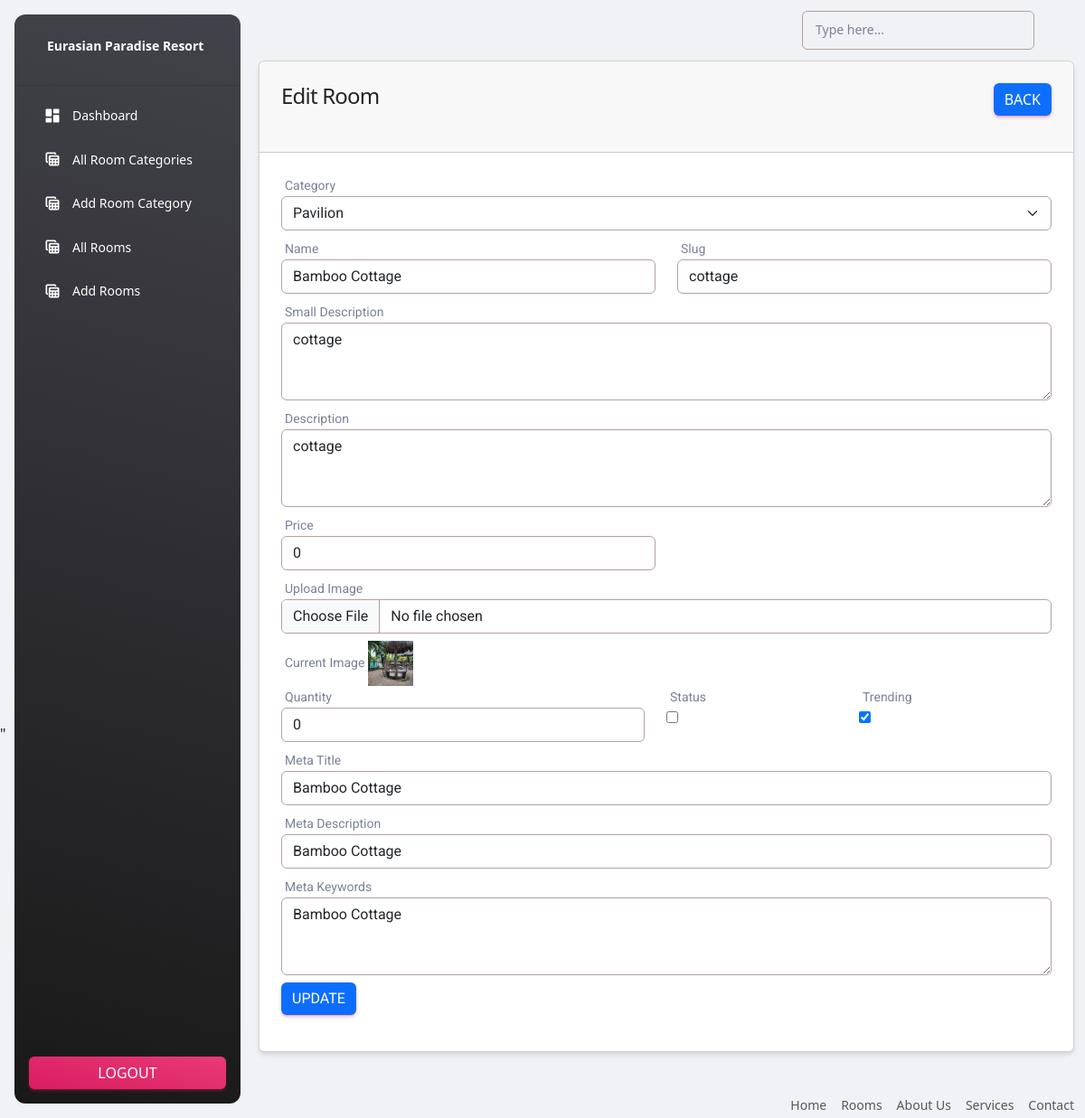
Screenshot of /Admin/edit-rooms.php?id=1 (signed in) with the database file from the repository.
### tables this page shows
CREATE TABLE `rooms` (
  `id` int(11) NOT NULL,
  `category_id` int(11) NOT NULL,
  `name` varchar(255) NOT NULL,
  `slug` varchar(255) NOT NULL,
  `small_description` mediumtext NOT NULL,
  `description` mediumtext NOT NULL,
  `selling_price` int(11) NOT NULL,
  `image` varchar(255) NOT NULL,
  `qty` int(11) NOT NULL,
  `status` tinyint(4) NOT NULL,
  `trending` tinyint(4) NOT NULL,
  `meta_title` varchar(255) NOT NULL,
  `meta_keywords` mediumtext NOT NULL,
  `meta_description` mediumtext NOT NULL,
  `created_at` timestamp NOT NULL DEFAULT current_timestamp() ON UPDATE current_timestamp()
);

CREATE TABLE `categories` (
  `id` int(11) NOT NULL,
  `name` varchar(191) NOT NULL,
  `slug` varchar(191) NOT NULL,
  `description` mediumtext DEFAULT NULL,
  `status` tinyint(4) NOT NULL DEFAULT 0,
  `popular` tinyint(4) NOT NULL DEFAULT 0,
  `image` varchar(191) NOT NULL,
  `meta_title` varchar(191) NOT NULL,
  `meta_description` mediumtext NOT NULL,
  `meta_keywords` mediumtext NOT NULL,
  `created_at` timestamp NOT NULL DEFAULT current_timestamp() ON UPDATE current_timestamp()
);

### functions/myfunctions.php (called while the page is built, shortened)
<?php
include('../config/dbcon.php');
function getAll($table)
{
    global $con;
    $query = "SELECT * FROM $table";
    return $query_run = mysqli_query($con, $query);
}
function getByID($table, $id)
{
    global $con;
    $query = "SELECT * FROM $table WHERE id='$id' ";
    return $query_run = mysqli_query($con, $query);
}
?>

### Admin/edit-rooms.php (the view, shortened to what this page needs)
<?php
include('includes/header.php');
?>
<div class="container">
    <div class="row">
        <div class="col-md-12">
            <?php
                if(isset($_GET['id']))
                {
                    $id = $_GET['id'];
                    $rooms = getByID("rooms", $id);
                    if(mysqli_num_rows($rooms) > 0)
                    {
                        $data = mysqli_fetch_array($rooms);
                        ?>
                            <div class="card">
                                <div class="card-header">
                                    <h4>Edit Room
                                        <a href="rooms.php" class="btn btn-primary float-end">Back</a>
                                    </h4>
                                </div>
                                <div class="card-body">
                                    <form action="code.php" method="POST" enctype="multipart/form-data">
                                        <div class="row">
                                            <div class="col-md-12">
                                                <label class="mb-0" for="name">Category</label class="mb-0">
                                                <select name="category_id" class="form-select mb-2">
                                                    <?php
                                                        $categories = getAll("categories");
                                                        if(mysqli_num_rows($categories) > 0)
                                                        {
                                                            foreach ($categories as $item)
                                                            {
                                                                ?>
                                                                <option value="<?= $item['id']; ?>"<?=$data['category_id'] == $item['id']? 'selected':'' ?> ><?= $item['name']; ?></option>
                                                                <?php
                                                            }
                                                        }
                                                        else
                                                        {
                                                            echo "No category available";
                                                        }
                                                    ?>
                                                </select>
                                            </div>
                                            <div class="col-md-6">
                                                <label class="mb-0">Name</label class="mb-0">
                                                <input type="text" required name="name" value="<?= $data['name']; ?>" placeholder="Enter Room Name" class="form-control mb-2">
                                            </div>
                                            <div class="col-md-6">
                                                <label class="mb-0">Slug</label class="mb-0">
                                                <input type="text" required name="slug" value="<?= $data['slug']; ?>" placeholder="Enter Slug" class="form-control mb-2">
                                            </div>
                                            <div class="col-md-12">
                                                <label class="mb-0">Small Description</label class="mb-0">
                                                <textarea rows="3" required name="small_description" placeholder="Enter small description" class="form-control mb-2"><?= $data['small_description']; ?></textarea>
                                            </div>
                                            <div class="col-md-12">
                                                <label class="mb-0">Description</label class="mb-0">
                                                <textarea rows="3" required name="description" placeholder="Enter description" class="form-control mb-2"><?= $data['description']; ?></textarea>
                                            </div>
                                            <div class="col-md-6">
                                                <label class="mb-0">Price</label class="mb-0">
                                                <input type="text" required name="selling_price" value="<?= $data['selling_price']; ?>" placeholder="Selling Price" class="form-control mb-2">
                                            </div>
                                            <div class="col-md-12">
                                                <label class="mb-0">Upload Image</label class="mb-0">
                                                <input type="file" name="image" class="form-control mb-2">
                                                <label class="mb-0">Current Image</label>
                                                <img src=" ../Images/<?= $data['image']; ?>" alt="Rooms Image" height="50px" width="50px">
                                            </div>
                                            <div class="row">
                                                <div class="col-md-6">
                                                    <label class="mb-0">Quantity</label class="mb-0">
                                                    <input type="number" required name="qty" value="<?= $data['qty']; ?>" placeholder="Enter Quantity" class="form-control mb-2">
                                                </div>
                                                <div class="col-md-3">
                                                    <label class="mb-0">Status</label class="mb-0"><br>
                                                    <input type="checkbox" name="status" <?= $data['status'] == '0'?'':'checked' ?>>
                                                </div>
                                                <div class="col-md-3">
                                                    <label class="mb-0">Trending</label class="mb-0"><br>
                                                    <input type="checkbox" name="trending" <?= $data['trending'] == '0'?'':'checked' ?>>
                                                </div>
                                            </div>
                                            <div class="col-md-12">
                                                <label class="mb-0">Meta Title</label class="mb-0">
                                                <input type="text" required name="meta_title" value="<?= $data['meta_title']; ?>" placeholder="Enter Meta Title" class="form-control mb-2">
                                            </div>
                                            <div class="col-md-12">
                                                <label class="mb-0">Meta Description</label class="mb-0">
                                                <input type="text" required name="meta_description" value="<?= $data['meta_description']; ?>" placeholder="Enter Meta Description" class="form-control mb-2">
                                            </div>
                                            <div class="col-md-12">
                                                <label class="mb-0">Meta Keywords</label class="mb-0">
                                                <textarea rows="3" required name="meta_keywords" placeholder="Enter Meta Keywords" class="form-control mb-2"><?= $data['meta_keywords']; ?></textarea>
                                            </div>
                                            <div class="col-md-12">
                                                <button type="submit" class="btn btn-primary" name="update_rooms_btn">Update</button>
                                            </div>
                                        </div>
                                    </form>
                                </div>
                            </div>
                        <?php
                    }
                    else
                    {
                        echo "Rooms Not Found For Given ID";
                    }
                }
            else
            {
                echo "Id missing from url";
            }
            ?>
        </div>
    </div>
</div>
<?php include('includes/footer.php'); ?>

### Admin/includes/header.php (shortened to what this page needs)
<!DOCTYPE html>
<html lang="en">
<head>
  <link id="pagestyle" href="assets/css/material-dashboard.min.css" rel="stylesheet" />
  <link rel="stylesheet" href="//cdn.jsdelivr.net/npm/alertifyjs@1.13.1/build/css/alertify.min.css"/>
  <link rel="stylesheet" href="//cdn.jsdelivr.net/npm/alertifyjs@1.13.1/build/css/themes/bootstrap.min.css"/>
</head>
<body class="g-sidenav-show  bg-gray-200">
    <?php include('sidebar.php'); ?>
    <main class="main-content position-relative max-height-vh-100 h-100 border-radius-lg ">
        <?php include('navbar.php'); ?>

### Admin/includes/sidebar.php (shortened to what this page needs)
<?php
  $page = substr($_SERVER['SCRIPT_NAME'], strrpos($_SERVER['SCRIPT_NAME'],"/")+1);
?>
<aside class="sidenav navbar navbar-vertical navbar-expand-xs border-0 border-radius-xl my-3 fixed-start ms-3   bg-gradient-dark" id="sidenav-main">
    <div class="sidenav-header">
      <a class="navbar-brand m-0" href=" https://demos.creative-tim.com/material-dashboard/pages/dashboard " target="_blank">
        <span class="ms-1 font-weight-bold text-white">Eurasian Paradise Resort</span>
      </a>
    </div>
    <hr class="horizontal light mt-0 mb-2">
    <div class="collapse navbar-collapse  w-auto  max-height-vh-100" id="sidenav-collapse-main">
      <ul class="navbar-nav">
        <li class="nav-item">
          <a class="nav-link text-white  <?= $page == "index.php"?'active bg-gradient-primary':''; ?>" href="index.php">
            <div class="text-white text-center me-2 d-flex align-items-center justify-content-center">
              <i class="material-icons opacity-10">dashboard</i>
            </div>
            <span class="nav-link-text ms-1">Dashboard</span>
          </a>
        </li>
        <li class="nav-item">
          <a class="nav-link text-white <?= $page == "category.php"?'active bg-gradient-primary':''; ?>" href="category.php">
            <div class="text-white text-center me-2 d-flex align-items-center justify-content-center">
              <i class="material-icons opacity-10">table_view</i>
            </div>
            <span class="nav-link-text ms-1">All Room Categories</span>
          </a>
        </li>
        <li class="nav-item">
          <a class="nav-link text-white <?= $page == "add-categories.php"?'active bg-gradient-primary':''; ?> " href="add-categories.php">
            <div class="text-white text-center me-2 d-flex align-items-center justify-content-center">
              <i class="material-icons opacity-10">table_view</i>
            </div>
            <span class="nav-link-text ms-1">Add Room Category</span>
          </a>
        </li>
        <li class="nav-item">
          <a class="nav-link text-white <?= $page == "rooms.php"?'active bg-gradient-primary':''; ?>" href="rooms.php">
            <div class="text-white text-center me-2 d-flex align-items-center justify-content-center">
              <i class="material-icons opacity-10">table_view</i>
            </div>
            <span class="nav-link-text ms-1">All Rooms</span>
          </a>
        </li>
        <li class="nav-item">
          <a class="nav-link text-white <?= $page == "add-rooms.php"?'active bg-gradient-primary':''; ?>" href="add-rooms.php">
            <div class="text-white text-center me-2 d-flex align-items-center justify-content-center">
              <i class="material-icons opacity-10">table_view</i>
            </div>
            <span class="nav-link-text ms-1">Add Rooms</span>
          </a>
        </li>
      </ul>
    </div>
    <div class="sidenav-footer position-absolute w-100 bottom-0 ">
      <div class="mx-3">
        <a class="btn bg-gradient-primary mt-4 w-100"
        href="../logout.php" type="button">
        Logout
        </a>
      </div>
    </div>
  </aside>

### Admin/includes/navbar.php
<nav class="navbar navbar-main navbar-expand-lg px-0 mx-4 shadow-none border-radius-xl" id="navbarBlur" navbar-scroll="true">
      <div class="container-fluid py-1 px-3">
        <div class="collapse navbar-collapse mt-sm-0 mt-2 me-md-0 me-sm-4" id="navbar">
          <div class="ms-md-auto pe-md-3 d-flex align-items-center">
            <div class="input-group input-group-outline">
              <label class="form-label">Type here...</label>
              <input type="text" class="form-control">
            </div>
          </div>
        </div>
      </div>
    </nav>

### Admin/includes/footer.php (shortened to what this page needs)
<footer class="footer pt-5">
    <div class="container-fluid">
        <div class="row align-items-center justify-content-lg-between">
                    <div class="col-lg-12">
                    <ul class="nav nav-footer justify-content-center justify-content-lg-end">
                    <li class="nav-item">
                        <a href="#" class="nav-link pe-0 text-muted" target="_blank">Home</a>
                    </li>
                    <li class="nav-item">
                        <a href="#" class="nav-link pe-0 text-muted" target="_blank">Rooms</a>
                    </li>
                    <li class="nav-item">
                        <a href="#" class="nav-link pe-0 text-muted" target="_blank">About Us</a>
                    </li>
                    <li class="nav-item">
                        <a href="#" class="nav-link pe-0 text-muted" target="_blank">Services</a>
                    </li>
                    <li class="nav-item">
                        <a href="#" class="nav-link pe-0 text-muted" target="_blank">Contact</a>
                    </li>
                    </ul>
                </div>
            </div>
        </div>
    </footer>
</main>
    <script src="https://unpkg.com/sweetalert/dist/sweetalert.min.js"></script>"
</body>
</html>

### Admin/includes/header.php (style rules this page uses)
.form-control { border: 1px solid #b3a1a1 !important; padding: 8px, 10px; }
.form-select { border: 1px solid #b3a1a1 !important; padding: 8px, 10px; }

### rows the page displays
rooms: category_id "Pavilion", name "Bamboo Cottage", slug "cottage", small_description "cottage", description "cottage", selling_price "0", image (picture), qty "0", trending "☑", meta_title "Bamboo Cottage", meta_description "Bamboo Cottage", meta_keywords "Bamboo Cottage"
